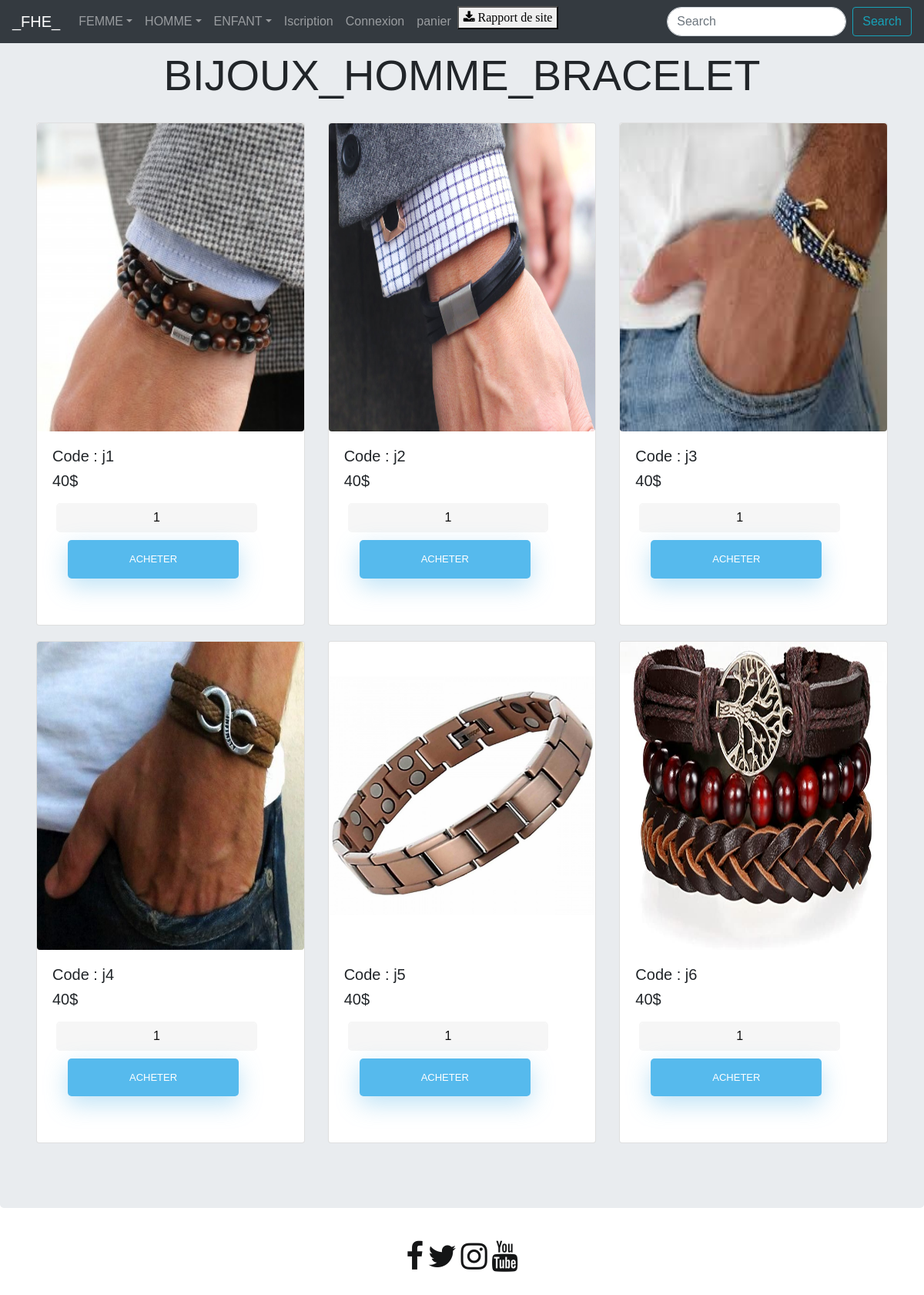
The page /braceletH.php on the database its author committed.
### tables this page shows
CREATE TABLE `product` (
  `id` int(11) NOT NULL,
  `pname` varchar(255) DEFAULT NULL,
  `image` varchar(255) DEFAULT NULL,
  `price` double DEFAULT NULL
);

### braceletH.php (the view, shortened to what this page needs)
 <!doctype html>
 <html lang="en">
   <head>
     <link rel="stylesheet" href="https://stackpath.bootstrapcdn.com/bootstrap/4.3.1/css/bootstrap.min.css">
     <link rel="stylesheet" href="https://cdnjs.cloudflare.com/ajax/libs/font-awesome/4.7.0/css/font-awesome.min.css">
     <link rel="stylesheet" type="text/css" href="ACCUEIL.css">
 </head>
   <body>
<div class="jumbotron" >
  <div class="container-fluid padding">
    <div class="row welcome text-center">
      <div class="col-12 ">
        <h1 class="display-4">BIJOUX_HOMME_BRACELET</h1>
      </div>
    </div>
  </div>
  <div class="container-fluid padding">
  <div class="row">
    <div class="col-md-4 col-xs-4 col-sm-3 col-md-2">
      <div class="card">
         <?php
          $conn = mysqli_connect("localhost","id13014500_root","chaimaelmejgari","id13014500_ex_db");
          $query = "SELECT * FROM product where id=66 ";
            $result = mysqli_query($conn,$query);
            if(mysqli_num_rows($result) > 0) {
                while ($row = mysqli_fetch_array($result)) { ?>
                        <form method="post" action="cart.php?action=add&id=<?php echo $row["id"]; ?>">
                                 <img src="<?php echo $row["image"]; ?>" class="card-img-top rounded mx-auto d-block">
                                <div class="card-body">
                                <h5 class="card-text"><?php echo $row["pname"]; ?></h5>
                                <h5 class="card-title"><?php echo $row["price"]; ?>$</h5>
                                <input type="text" name="quantity" class="form-control" value="1">
                                <input class="btn btn-outline-secondary" type="submit" name="add"
                                       value="acheter">
                                       </div>
                        </form>
                    <?php
                }
            }
        ?>
      </div>
    </div>
    <div class="col-md-4 col-xs-4 col-sm-3 col-md-2">
      <div class="card">
         <?php
          $conn = mysqli_connect("localhost","id13014500_root","chaimaelmejgari","id13014500_ex_db");
          $query = "SELECT * FROM product where id=67 ";
            $result = mysqli_query($conn,$query);
            if(mysqli_num_rows($result) > 0) {
                while ($row = mysqli_fetch_array($result)) { ?>
                        <form method="post" action="cart.php?action=add&id=<?php echo $row["id"]; ?>">
                                 <img src="<?php echo $row["image"]; ?>" class="card-img-top rounded mx-auto d-block">
                                <div class="card-body">
                                <h5 class="card-text"><?php echo $row["pname"]; ?></h5>
                                <h5 class="card-title"><?php echo $row["price"]; ?>$</h5>
                                <input type="text" name="quantity" class="form-control" value="1">
                                <input class="btn btn-outline-secondary" type="submit" name="add"
                                       value="acheter">
                                       </div>
                        </form>
                    <?php
                }
            }
        ?>
      </div>
    </div>
    <div class="col-md-4 col-xs-4 col-sm-3 col-md-2 ">
      <div class="card">
         <?php
          $conn = mysqli_connect("localhost","id13014500_root","chaimaelmejgari","id13014500_ex_db");
          $query = "SELECT * FROM product where id=68 ";
            $result = mysqli_query($conn,$query);
            if(mysqli_num_rows($result) > 0) {
                while ($row = mysqli_fetch_array($result)) { ?>
                        <form method="post" action="cart.php?action=add&id=<?php echo $row["id"]; ?>">
                                 <img src="<?php echo $row["image"]; ?>" class="card-img-top rounded mx-auto d-block">
                                <div class="card-body">
                                <h5 class="card-text"><?php echo $row["pname"]; ?></h5>
                                <h5 class="card-title"><?php echo $row["price"]; ?>$</h5>
                                <input type="text" name="quantity" class="form-control" value="1">
                                <input class="btn btn-outline-secondary" type="submit" name="add"
                                       value="acheter">
                                       </div>
                        </form>
                    <?php
                }
            }
        ?>
      </div>
    </div>
  </div>
  </div>
  <div class="container-fluid padding">
  <div class="row">
    <div class="col-md-4 col-xs-4 col-sm-3 col-md-2">
      <div class="card">
        <?php
          $conn = mysqli_connect("localhost","id13014500_root","chaimaelmejgari","id13014500_ex_db");
          $query = "SELECT * FROM product where id=69 ";
            $result = mysqli_query($conn,$query);
            if(mysqli_num_rows($result) > 0) {
                while ($row = mysqli_fetch_array($result)) { ?>
                        <form method="post" action="cart.php?action=add&id=<?php echo $row["id"]; ?>">
                                 <img src="<?php echo $row["image"]; ?>" class="card-img-top rounded mx-auto d-block">
                                <div class="card-body">
                                <h5 class="card-text"><?php echo $row["pname"]; ?></h5>
                                <h5 class="card-title"><?php echo $row["price"]; ?>$</h5>
                                <input type="text" name="quantity" class="form-control" value="1">
                                <input class="btn btn-outline-secondary" type="submit" name="add"
                                       value="acheter">
                                       </div>
                        </form>
                    <?php
                }
            }
        ?>
      </div>
    </div>
    <div class="col-md-4 col-xs-4 col-sm-3 col-md-2">
      <div class="card">
         <?php
          $conn = mysqli_connect("localhost","id13014500_root","chaimaelmejgari","id13014500_ex_db");
          $query = "SELECT * FROM product where id=70 ";
            $result = mysqli_query($conn,$query);
            if(mysqli_num_rows($result) > 0) {
                while ($row = mysqli_fetch_array($result)) { ?>
                        <form method="post" action="cart.php?action=add&id=<?php echo $row["id"]; ?>">
                                 <img src="<?php echo $row["image"]; ?>" class="card-img-top rounded mx-auto d-block">
                                <div class="card-body">
                                <h5 class="card-text"><?php echo $row["pname"]; ?></h5>
                                <h5 class="card-title"><?php echo $row["price"]; ?>$</h5>
                                <input type="text" name="quantity" class="form-control" value="1">
                                <input class="btn btn-outline-secondary" type="submit" name="add"
                                       value="acheter">
                                       </div>
                        </form>
                    <?php
                }
            }
        ?>
      </div>
    </div>
    <div class="col-md-4 col-xs-4 col-sm-3 col-md-2 ">
      <div class="card">
        <?php
          $conn = mysqli_connect("localhost","id13014500_root","chaimaelmejgari","id13014500_ex_db");
          $query = "SELECT * FROM product where id=71 ";
            $result = mysqli_query($conn,$query);
            if(mysqli_num_rows($result) > 0) {
                while ($row = mysqli_fetch_array($result)) { ?>
                        <form method="post" action="cart.php?action=add&id=<?php echo $row["id"]; ?>">
                                 <img src="<?php echo $row["image"]; ?>" class="card-img-top rounded mx-auto d-block">
                                <div class="card-body">
                                <h5 class="card-text"><?php echo $row["pname"]; ?></h5>
                                <h5 class="card-title"><?php echo $row["price"]; ?>$</h5>
                                <input type="text" name="quantity" class="form-control" value="1">
                                <input class="btn btn-outline-secondary" type="submit" name="add"
                                       value="acheter">
                                       </div>
                        </form>
                    <?php
                }
            }
        ?>
      </div>
    </div>
  </div>
  </div>
</div>
<?php
    include("menu/menu.php")
    ?>
    </body>
 </html>

### ACCUEIL.css (style rules this page uses)
[class*="col"] { margin-bottom: 20px; }
img { width: 100%; height: 400px; }
html { background-color: #ffffff; }
body { font-family: "Poppins", sans-serif; height: 100vh; }
input[type=button], input[type=submit], input[type=reset] { background-color: #56baed; border: none; color: white; padding: 15px 80px; text-align: center; text-decoration: none; display: inline-block; text-transform: uppercase; font-size: 13px; -webkit-box-shadow: 0 10px 30px 0 rgba(95,186,233,0.4); box-shadow: 0 10px 30px 0 rgba(95,186,233,0.4); -webkit-border-radius: 5px 5px 5px 5px; border-radius: 5px 5px 5px 5px; margin: 5px 20px 40px 20px; -webkit-transition: all 0.3s ease-in-out; -moz-transition: all 0.3s ease-in-out; -ms-transition: all 0.3s ease-in-out; -o-transition: all 0.3s ease-in-out; transition: all 0.3s ease-in-out; }
input[type=text] { background-color: #f6f6f6; border: none; color: #0d0d0d; padding: 15px 32px; text-align: center; text-decoration: none; display: inline-block; font-size: 16px; margin: 5px; width: 85%; border: 2px solid #f6f6f6; -webkit-transition: all 0.5s ease-in-out; -moz-transition: all 0.5s ease-in-out; -ms-transition: all 0.5s ease-in-out; -o-transition: all 0.5s ease-in-out; transition: all 0.5s ease-in-out; -webkit-border-radius: 5px 5px 5px 5px; border-radius: 5px 5px 5px 5px; }
input[type=text]:placeholder { color: #cccccc; }
.form-control { border-radius:1.5rem; }

### rows shown on the page
product: image (picture), pname "Code : j1", price "40"
product: image (picture), pname "Code : j2", price "40"
product: image (picture), pname "Code : j3", price "40"
product: image (picture), pname "Code : j4", price "40"
product: image (picture), pname "Code : j5", price "40"
product: image (picture), pname "Code : j6", price "40"
